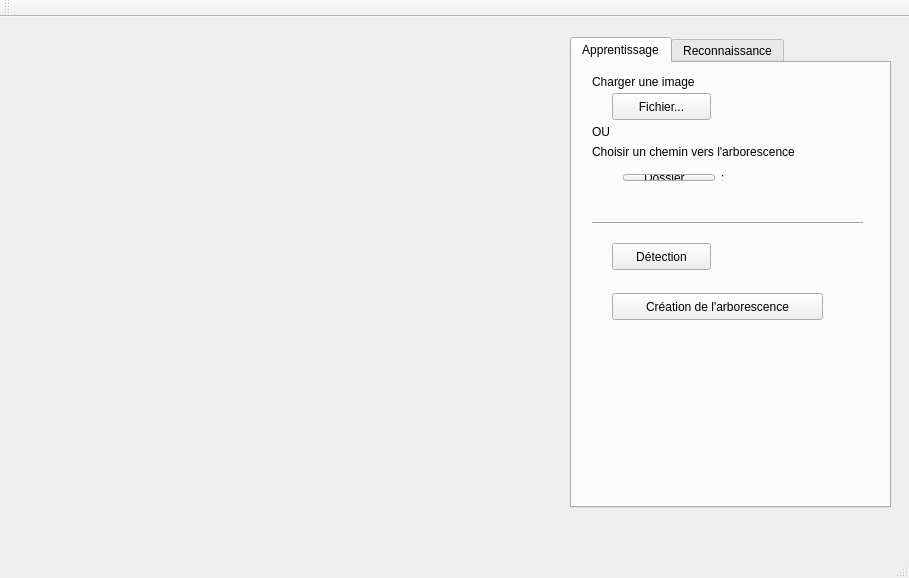
<?xml version="1.0" encoding="UTF-8"?>
<ui version="4.0">
 <class>MainWindow</class>
 <widget class="QMainWindow" name="MainWindow">
  <property name="geometry">
   <rect>
    <x>0</x>
    <y>0</y>
    <width>909</width>
    <height>578</height>
   </rect>
  </property>
  <property name="windowTitle">
   <string>Projet Intensif</string>
  </property>
  <widget class="QWidget" name="centralWidget">
   <widget class="QLabel" name="l_image">
    <property name="geometry">
     <rect>
      <x>40</x>
      <y>30</y>
      <width>451</width>
      <height>431</height>
     </rect>
    </property>
    <property name="text">
     <string/>
    </property>
   </widget>
   <widget class="QTabWidget" name="tabWidget">
    <property name="geometry">
     <rect>
      <x>570</x>
      <y>20</y>
      <width>321</width>
      <height>471</height>
     </rect>
    </property>
    <property name="currentIndex">
     <number>0</number>
    </property>
    <widget class="QWidget" name="tab">
     <attribute name="title">
      <string>Apprentissage</string>
     </attribute>
     <widget class="QPushButton" name="pb_file">
      <property name="geometry">
       <rect>
        <x>40</x>
        <y>30</y>
        <width>99</width>
        <height>27</height>
       </rect>
      </property>
      <property name="text">
       <string>Fichier...</string>
      </property>
     </widget>
     <widget class="QLabel" name="label">
      <property name="geometry">
       <rect>
        <x>20</x>
        <y>10</y>
        <width>151</width>
        <height>17</height>
       </rect>
      </property>
      <property name="text">
       <string>Charger une image</string>
      </property>
     </widget>
     <widget class="QLabel" name="label_2">
      <property name="geometry">
       <rect>
        <x>20</x>
        <y>60</y>
        <width>67</width>
        <height>17</height>
       </rect>
      </property>
      <property name="text">
       <string>OU</string>
      </property>
     </widget>
     <widget class="QLabel" name="label_3">
      <property name="geometry">
       <rect>
        <x>20</x>
        <y>80</y>
        <width>271</width>
        <height>17</height>
       </rect>
      </property>
      <property name="text">
       <string>Choisir un chemin vers l'arborescence </string>
      </property>
     </widget>
     <widget class="Line" name="line">
      <property name="geometry">
       <rect>
        <x>20</x>
        <y>150</y>
        <width>271</width>
        <height>20</height>
       </rect>
      </property>
      <property name="orientation">
       <enum>Qt::Horizontal</enum>
      </property>
     </widget>
     <widget class="QPushButton" name="pb_detection">
      <property name="geometry">
       <rect>
        <x>40</x>
        <y>180</y>
        <width>99</width>
        <height>27</height>
       </rect>
      </property>
      <property name="text">
       <string>Détection</string>
      </property>
     </widget>
     <widget class="QPushButton" name="pb_arb">
      <property name="geometry">
       <rect>
        <x>40</x>
        <y>230</y>
        <width>211</width>
        <height>27</height>
       </rect>
      </property>
      <property name="text">
       <string>Création de l'arborescence</string>
      </property>
     </widget>
     <widget class="QWidget" name="">
      <property name="geometry">
       <rect>
        <x>40</x>
        <y>100</y>
        <width>211</width>
        <height>29</height>
       </rect>
      </property>
      <layout class="QHBoxLayout" name="horizontalLayout">
       <item>
        <widget class="QPushButton" name="pb_folder">
         <property name="text">
          <string>Dossier...</string>
         </property>
        </widget>
       </item>
       <item>
        <widget class="QLabel" name="l_pathDir">
         <property name="text">
          <string>:</string>
         </property>
        </widget>
       </item>
      </layout>
     </widget>
    </widget>
    <widget class="QWidget" name="tab_2">
     <attribute name="title">
      <string>Reconnaissance</string>
     </attribute>
    </widget>
   </widget>
  </widget>
  <widget class="QMenuBar" name="menuBar">
   <property name="geometry">
    <rect>
     <x>0</x>
     <y>0</y>
     <width>909</width>
     <height>25</height>
    </rect>
   </property>
  </widget>
  <widget class="QToolBar" name="mainToolBar">
   <attribute name="toolBarArea">
    <enum>TopToolBarArea</enum>
   </attribute>
   <attribute name="toolBarBreak">
    <bool>false</bool>
   </attribute>
  </widget>
  <widget class="QStatusBar" name="statusBar"/>
 </widget>
 <layoutdefault spacing="6" margin="11"/>
 <resources/>
 <connections/>
</ui>
